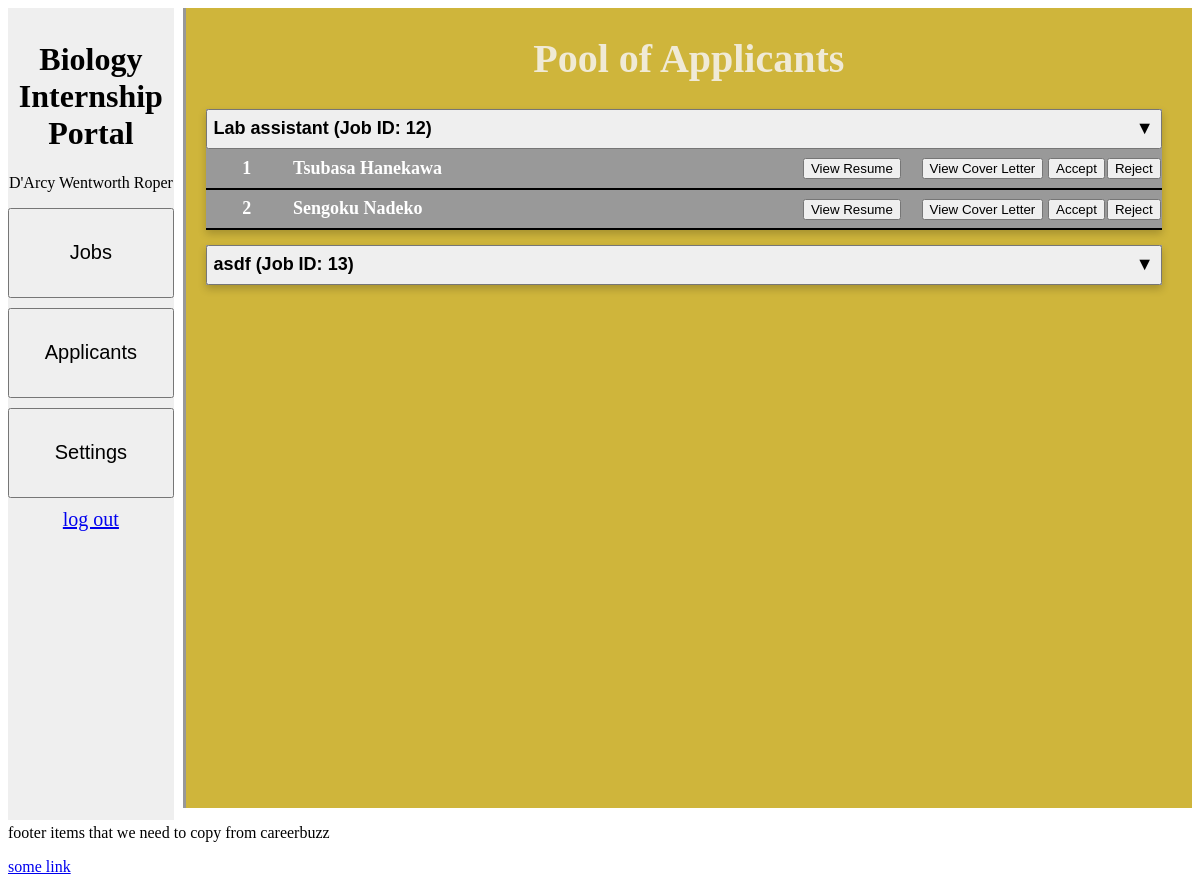
Page /views/employer_applicant_pool.php on the committed database.
### tables this page shows
CREATE TABLE `job_posting_table` (
  `job_id` int(11) NOT NULL,
  `employer_id` varchar(30) NOT NULL,
  `job_title` varchar(100) NOT NULL,
  `active_application_count` int(11) NOT NULL DEFAULT 0,
  `post_date` date NOT NULL,
  `expire_date` date NOT NULL,
  `start_date` date NOT NULL,
  `job_description` text NOT NULL,
  `qualifications` text NOT NULL,
  `responsibility` text NOT NULL,
  `location` text NOT NULL,
  `work_term` text NOT NULL,
  `research_area` text NOT NULL,
  `degree_level` enum('Undergraduate','Graduate','Other','') NOT NULL,
  `min_gpa` float NOT NULL,
  `work_authorization` enum('No Restriction','US Citizen','Other','') NOT NULL,
  `icon_id` int(11) NOT NULL,
  `abstract` text NOT NULL,
  `security_clearance` text NOT NULL
);

CREATE TABLE `job_application_table` (
  `job_application_id` int(11) NOT NULL,
  `student_id` varchar(30) NOT NULL,
  `job_id` int(11) NOT NULL,
  `resume_id` bigint(20) NOT NULL,
  `application_timestamp` date NOT NULL,
  `application_update_timestamp` date NOT NULL,
  `application_status` enum('New','Viewed','Accepted','Rejected') NOT NULL
);

CREATE TABLE `user_table` (
  `user_id` varchar(100) NOT NULL,
  `user_type` enum('student','employer','admin','') NOT NULL,
  `email_address` varchar(100) NOT NULL,
  `company_name` tinytext NOT NULL,
  `first_name` tinytext NOT NULL,
  `middle_name` tinytext NOT NULL,
  `last_name` tinytext NOT NULL,
  `notification_app_recv` tinyint(1) NOT NULL,
  `notification_offer_letter` tinyint(1) NOT NULL,
  `notification_app_retract` tinyint(1) NOT NULL
);

### views/employer_applicant_pool.php (the view, shortened to what this page needs)
<!DOCTYPE html>
<html>
<head>
<link rel="stylesheet" href="users.css"/>
<link rel="stylesheet" href="applicantTable.css"/>
</head>
<body>
<?php
    $dbhost = 'localhost:3306';
    $dbuser = 'portal_user';
    $dbpass = 'portal-password';
    $conn = mysqli_connect($dbhost, $dbuser, $dbpass, 'BioInternshipPortal_db');
    $sql = "SELECT * FROM job_posting_table WHERE employer_id = '1234'";
    $retval = mysqli_query( $conn, $sql);
?>
<div style="width: 100%; height: 100vh;min-width: 500px;" id = "container">
	<div id = "row">
			<div id = "sidePanel" class="sidebar">
				<h1>Biology Internship Portal</h1>
        <p>D'Arcy Wentworth Roper</p>
				<button onclick="window.location.href='employer_jobs.php'" class="sidePanelRow">Jobs</button>
				<button class="sidePanelRow">Applicants</button>
				<button onclick="window.location.href='employer_settings.php'" class="sidePanelRow">Settings</button>
				<a href="BIP_login.php" style = "margin-top: 30px;" class="button">log out </a>
			</div>
			<div id = infoPanel class = "mainScreen">
				<h1 align = "center" style="font-size: 40px; color: #F0EAD6">Pool of Applicants</h1>
				<?php
					while($row = mysqli_fetch_assoc($retval)) {
						echo '
						<div id="applicantPool" class="card">
							<button class="jobDropDown">'.$row['job_title'].' &#40;Job ID: '.$row['job_id'].'&#41;
								<i>&#9660;</i>
							</button>
                            <div class="applicantDropDownContent" style="display: block;">
                                <table>';
                        $sql = "SELECT * FROM job_application_table WHERE job_id = '{$row['job_id']}'";
                        $applicants = mysqli_query( $conn, $sql);
                        $count = 0;
                        while ($row2 = mysqli_fetch_assoc($applicants)){
                            $sql = "SELECT * FROM user_table WHERE user_id = '{$row2['student_id']}'";
                            $user = mysqli_fetch_assoc(mysqli_query( $conn, $sql));
                            $count = $count + 1;
                            echo'
								<tr>
									<td class="tdCount">'.$count.'</td>
									<td class="tdName">'.$user['first_name'].' '.$user['last_name'].'</td>
									<td class="tdResume">
                                        <a href="get_resume.php?id='.$row2['resume_id'].'">
                                            <button type="submit">View Resume</button>
                                        </a>
                                    </td>
									<td class="tdCoverLetter">
                                        <a href="get_cover_letter.php?id='.$row2['resume_id'].'">
                                            <button type="submit">View Cover Letter</button>
                                        </a>
                                    </td>
                                    <td class="tdCoverLetter">
                                        <form action="update_application_status.php" id="form" method="post" name="form">
                                            <input type="hidden" id="id" name="id" value='.$row2['job_application_id'].'>
                                            <input type="hidden" id="update" name="update" value="Accepted">
                                            <button type="submit">Accept</button>
                                        </form>
                                    </td>
                                    <td class="tdCoverLetter">
                                        <form action="update_application_status.php" id="form" method="post" name="form">
                                            <input type="hidden" id="id" name="id" value='.$row2['job_application_id'].'>
                                            <input type="hidden" id="update" name="update" value="Rejected">
                                            <button type="submit">Reject</button>
                                        </form>
                                    </td>
								</tr>';
                        }
                        echo '</table>
                            </div>
                            </div>';
					}
				?>
			</div>
	</div>
</div>
<div class="footer">
	<p>footer items that we need to copy from careerbuzz</p>
	<a href="somelink.edu">some link</a>
</div>
</body>
</html>

### views/users.css (style rules this page uses)
#container { display: table; }
#row { display: table-row; }
.sidebar { float: left; height: 100%; width: 14%; text-align: center; padding-top: 1%; background-color: buttonFace; display: table-cell; }
.sidebar button { width: 100%; vertical-align: center; height: 90px; font-size: 20px; margin-bottom: 10px; }
a.button { width: 100%; vertical-align: center; height: 90px; font-size: 20px; margin-bottom: 10px; }
.card { width:95%; display:flex; flex-wrap: wrap; box-shadow: 0 4px 8px 0 rgba(0,0,0,0.2); transition: 0.3s; background-color:#999999; margin-top:10px; margin-left: 20px; margin-right: 20px; }
.mainScreen { float: right; height: 100%; width: 85%; background-color: #CFB53B; border-left: 3px solid #989898; display: table-cell; }
.footer { width: 100%; background-color: #FFFFFF; bottom: 0; position: relative; }

### views/applicantTable.css (style rules this page uses)
.jobDropDown { width: 100%; height: 40px; font-weight: bold; text-align: left; font-size: 18px; }
.jobDropDown i { float: right; }
#applicantPool { margin-bottom: 15px; }
.applicantDropDownContent { width: 100%; }
.applicantDropDownContent table { border-collapse: collapse; text-align: center; color: white; width: 100%; font-weight: bold; font-size: 18px; }
.applicantDropDownContent tr { border-bottom: 2px solid black; height: 40px; margin-left: 200px; }
.applicantDropDownContent .tdCount { width: 10%; }
.applicantDropDownContent .tdName { width: 60%; text-align: left; padding-left: 5px; }
.applicantDropDownContent .tdResume { width: 15%; }
.applicantDropDownContent .tdCoverLetter { width: 15%; }

### rows in the picture
job_posting_table: job_title "Lab assistant", job_id "12"
job_application_table: user_table.first_name "Tsubasa", user_table.last_name "Hanekawa"
job_application_table: user_table.first_name "Sengoku", user_table.last_name "Nadeko"
job_posting_table: job_title "asdf", job_id "13"
